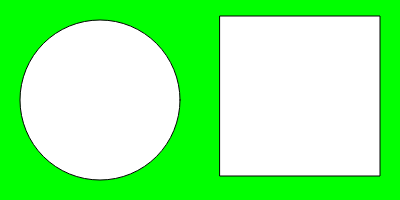
Frame 1 (no input)
Frame 60 (no input): identical to frame 1, image omitted
Frame 120 (the mouse pressed at the canvas centre since frame 60): identical to frame 1, image omitted

The p5.js sketch that drew this single still picture (run headless with seeded random() and noise() and a simulated clock; from frame 60 on, the mouse is pressed at the canvas centre):

// p5.js sketch
// ── sketch.js
/*
Christian-Thomas Dougas De Guzman Johnson
CSC 2463
Drawing With P5
*/

//Example 1
function setup() 
{
  createCanvas(400, 200);
}
  
function draw() 
{
  background('rgb(0,255,0)');
  ellipse(100, 100, 160, 160);
  rect(220, 16, 160, 160);
}
